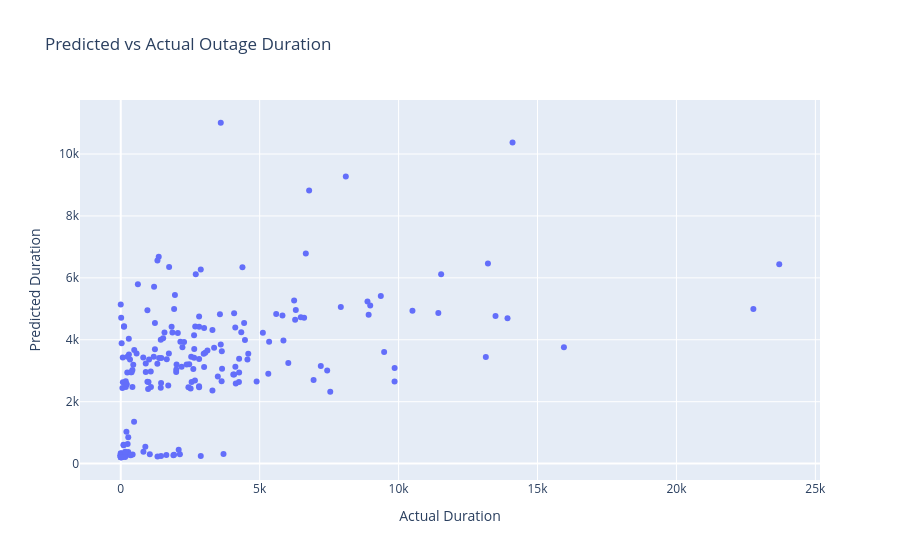

The code cell stored with this chart in its notebook:
### Code cell
# visualize how closely the final model predictions match actual outage durations
perf_df = pd.DataFrame({
    'Actual Duration': y_test_f,
    'Predicted Duration': test_preds_f
})

fig = px.scatter(
    perf_df,
    x='Actual Duration',
    y='Predicted Duration',
    title='Predicted vs Actual Outage Duration'
)

fig.write_html("assets/predicted_vs_actual.html", include_plotlyjs='cdn')
fig.show()

### Figure 1 — Plotly figure (JSON) as saved in the notebook; plotly's stock layout.template omitted (floating-point values rounded to 4 significant figures; data arrays with more than 128 entries replaced by an {"elided": "..."} marker saying what was removed)
{"data": [{"hovertemplate": "Actual Duration=%{x}<br>Predicted Duration=%{y}<extra></extra>", "legendgroup": "", "marker": {"color": "#636efa", "symbol": "circle"}, "mode": "markers", "name": "", "orientation": "v", "showlegend": false, "type": "scatter", "x": {"elided": "210 int values"}, "xaxis": "x", "y": {"elided": "210 float values"}, "yaxis": "y"}], "layout": {"legend": {"tracegroupgap": 0}, "title": {"text": "Predicted vs Actual Outage Duration"}, "xaxis": {"anchor": "y", "domain": [0, 1], "title": {"text": "Actual Duration"}}, "yaxis": {"anchor": "x", "domain": [0, 1], "title": {"text": "Predicted Duration"}}}}
